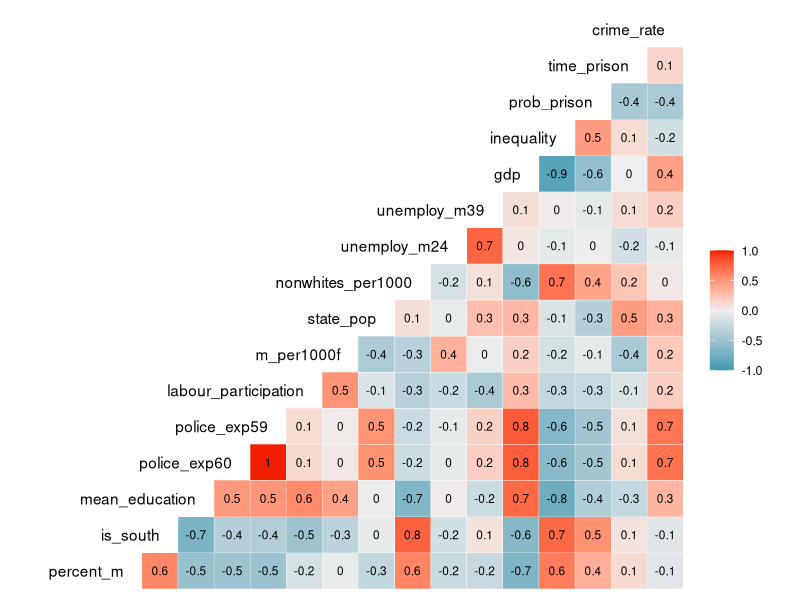
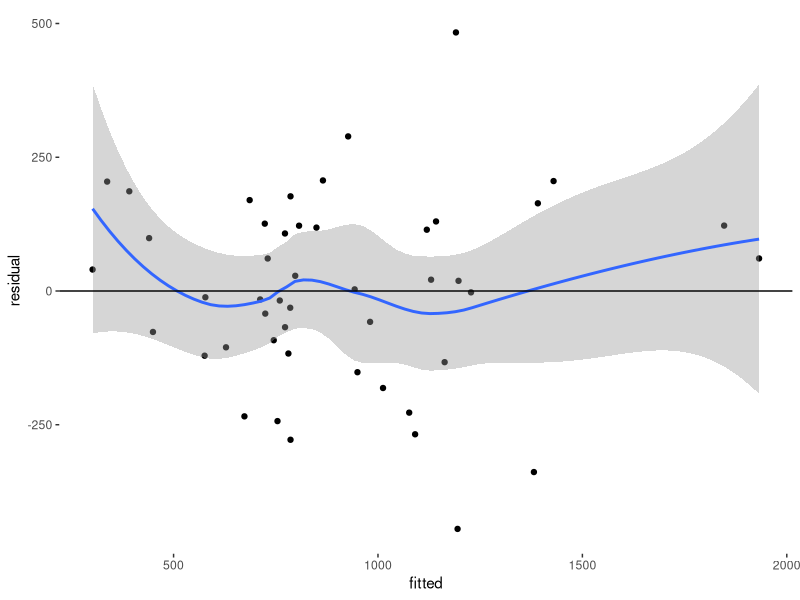
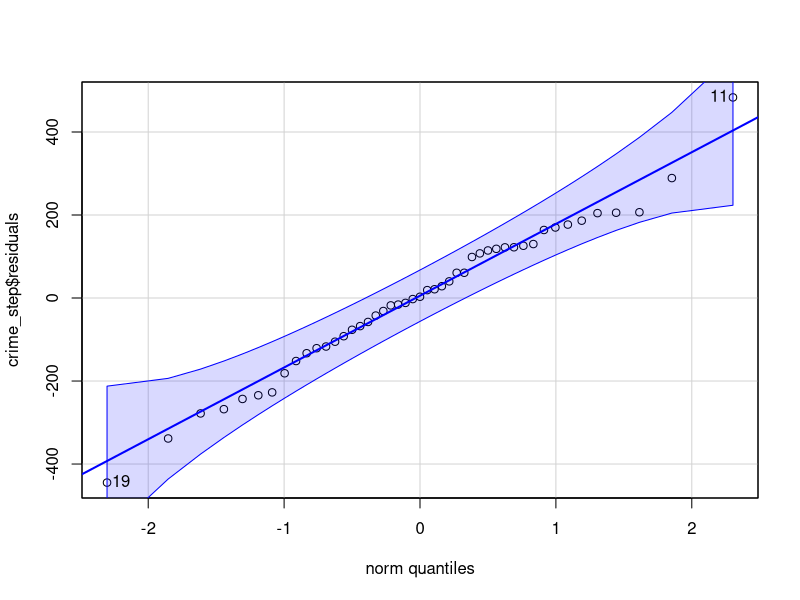

Generate these figures, in order, with R:
## ---- chunk 1
library(tidyverse)
library(caret)
library(GGally)
library(car)
library(lmtest)
## ---- chunk 2
crime <- read.csv("crime.csv")
glimpse(crime)
## ---- chunk 3
colSums(is.na(crime))
## ---- chunk 4
ggcorr(crime, label = T, label_size = 3, hjust = 1, layout.exp = 2)
## ---- chunk 5
set.seed(100)
crime_lm <- lm(crime_rate ~. , data = crime)
summary(crime_lm)
## ---- chunk 6
crime2 <- crime  %>% 
          select(c(police_exp60, inequality, crime_rate))
## ---- chunk 7
set.seed(100)
crime_lm2 <- lm(crime_rate ~., data = crime2)
summary(crime_lm2)
## ---- chunk 8
set.seed(100)
crime_step <- stats::step(crime_lm, direction = "both", trace = 0)

summary(crime_step)
## ---- chunk 9
set.seed(100)
crime_step2 <- stats::step(crime_lm2, direction = "both", trace = 0)

summary(crime_step2)
## ---- chunk 10
RMSE(crime_step$fitted.values, crime$crime_rate)
## ---- chunk 11
RMSE(crime_lm$fitted.values, crime$crime_rate)
## ---- chunk 12
data.frame(residual = crime_step$residuals, fitted = crime_step$fitted.values) %>%
  ggplot(aes(fitted, residual)) + 
  geom_point() + 
  geom_smooth() + 
  geom_hline(aes(yintercept = 0)) + 
  theme(panel.grid = element_blank(), panel.background = element_blank())
## ---- chunk 13
shapiro.test(crime_step$residuals)
## ---- chunk 14
qqPlot(crime_step$residuals)
## ---- chunk 15
durbinWatsonTest(crime_step)
## ---- chunk 16
bptest(crime_step)
## ---- chunk 17
vif(crime_step)
